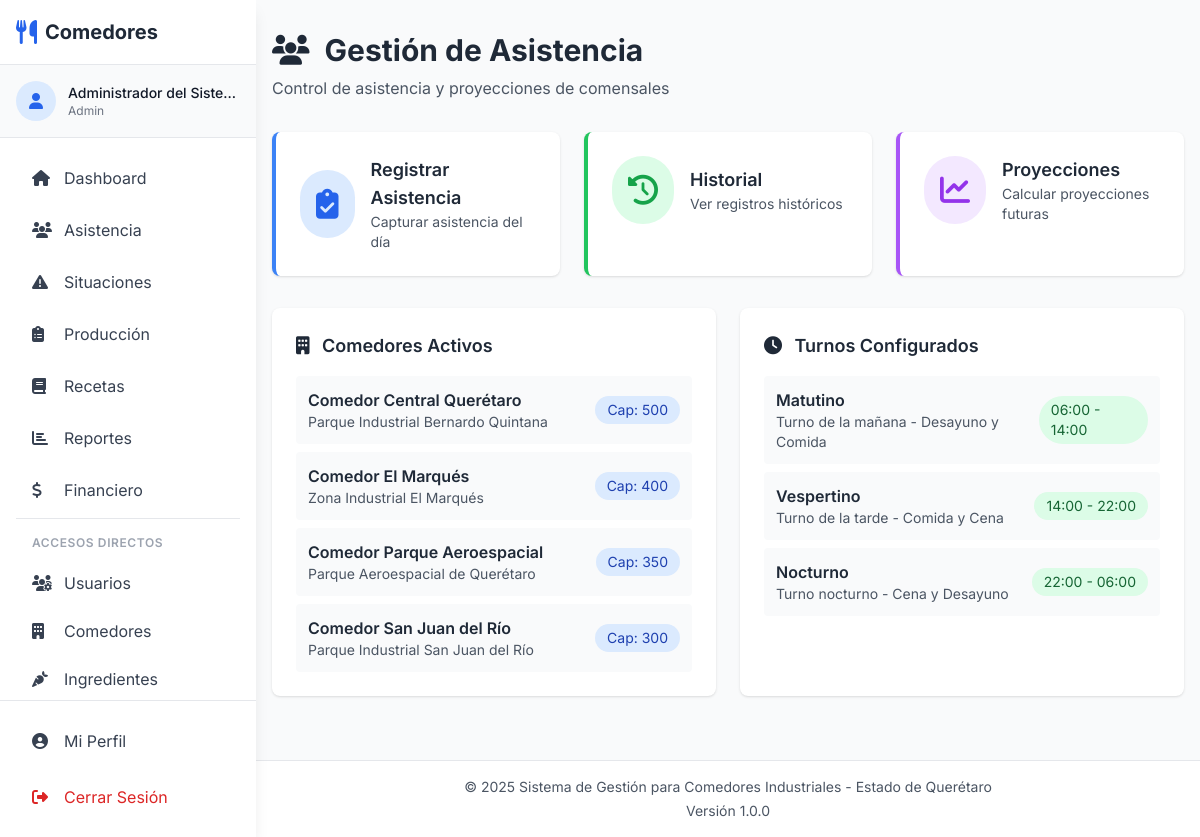
The app's page /attendance (signed in) with its own data.
### tables this page shows
CREATE TABLE IF NOT EXISTS comedores (
    id INT AUTO_INCREMENT PRIMARY KEY,
    nombre VARCHAR(100) NOT NULL,
    ubicacion VARCHAR(200) NOT NULL,
    ciudad VARCHAR(100) DEFAULT 'Querétaro',
    estado VARCHAR(50) DEFAULT 'Querétaro',
    capacidad_total INT NOT NULL,
    turnos_activos VARCHAR(100) DEFAULT 'matutino,vespertino,nocturno',
    activo TINYINT(1) DEFAULT 1,
    fecha_creacion TIMESTAMP DEFAULT CURRENT_TIMESTAMP,
    INDEX idx_ciudad (ciudad)
);

CREATE TABLE IF NOT EXISTS turnos (
    id INT AUTO_INCREMENT PRIMARY KEY,
    nombre VARCHAR(50) NOT NULL,
    hora_inicio TIME NOT NULL,
    hora_fin TIME NOT NULL,
    descripcion VARCHAR(200),
    activo TINYINT(1) DEFAULT 1
);

### config/Database.php (called while the page is built, shortened)
<?php
class Database {
    private static $instance = null;
    private $connection;
    private function __construct() {
        try {
            $dsn = "mysql:host=" . DB_HOST . ";dbname=" . DB_NAME . ";charset=" . DB_CHARSET;
            $this->connection = new PDO($dsn, DB_USER, DB_PASS);
            $this->connection->setAttribute(PDO::ATTR_ERRMODE, PDO::ERRMODE_EXCEPTION);
            $this->connection->setAttribute(PDO::ATTR_DEFAULT_FETCH_MODE, PDO::FETCH_ASSOC);
        } catch(PDOException $e) {
            die("Database Connection Error: " . $e->getMessage());
        }
    }
    public static function getInstance() {
        if (self::$instance === null) {
            self::$instance = new self();
        }
        return self::$instance;
    }
    public function getConnection() {
        return $this->connection;
    }
}

### app/controllers/AttendanceController.php (called while the page is built, shortened)
<?php
class AttendanceController extends Controller {
    public function index() {
        $stmt = $this->db->query("SELECT * FROM comedores WHERE activo = 1 ORDER BY nombre");
        $comedores = $stmt->fetchAll();
        $stmt = $this->db->query("SELECT * FROM turnos WHERE activo = 1 ORDER BY hora_inicio");
        $turnos = $stmt->fetchAll();
        $data = [
            'title' => 'Gestión de Asistencia',
            'comedores' => $comedores,
            'turnos' => $turnos
        ];
        $this->view('attendance/index', $data);
    }
}

### public/index.php (called while the page is built, shortened)
<?php
require_once APP_PATH . '/Router.php';
require_once APP_PATH . '/Controller.php';
$router = new Router();
$router->get('/', 'AuthController', 'index');
$router->get('/login', 'AuthController', 'login');
$router->post('/login', 'AuthController', 'doLogin');
$router->get('/logout', 'AuthController', 'logout');
$router->get('/forgot-password', 'AuthController', 'forgotPassword');
$router->post('/forgot-password', 'AuthController', 'sendPasswordReset');
$router->get('/reset-password', 'AuthController', 'resetPassword');
$router->post('/reset-password', 'AuthController', 'doResetPassword');
$router->get('/dashboard', 'DashboardController', 'index');
$router->get('/dashboard/stats', 'DashboardController', 'stats');
$router->get('/attendance', 'AttendanceController', 'index');
$router->get('/attendance/history', 'AttendanceController', 'history');
$router->get('/attendance/record', 'AttendanceController', 'recordForm');
$router->post('/attendance/record', 'AttendanceController', 'saveRecord');
$router->get('/attendance/projections', 'AttendanceController', 'projections');
$router->post('/attendance/calculate-projection', 'AttendanceController', 'calculateProjection');
$router->get('/situations', 'SituationsController', 'index');
$router->get('/situations/create', 'SituationsController', 'create');
$router->post('/situations/create', 'SituationsController', 'store');
$router->get('/situations/edit/:id', 'SituationsController', 'edit');
$router->post('/situations/update/:id', 'SituationsController', 'update');
$router->post('/situations/delete/:id', 'SituationsController', 'delete');
$router->get('/production', 'ProductionController', 'index');
$router->get('/production/create', 'ProductionController', 'create');
$router->post('/production/create', 'ProductionController', 'store');
$router->get('/production/view/:id', 'ProductionController', 'viewOrder');
$router->get('/production/edit/:id', 'ProductionController', 'edit');
$router->post('/production/update/:id', 'ProductionController', 'update');
$router->post('/production/calculate-ingredients', 'ProductionController', 'calculateIngredients');
$router->get('/production/print/:id', 'ProductionController', 'print');
$router->get('/recipes', 'RecipesController', 'index');
$router->get('/recipes/create', 'RecipesController', 'create');
$router->post('/recipes/create', 'RecipesController', 'store');
$router->get('/recipes/view/:id', 'RecipesController', 'viewRecipe');
$router->get('/recipes/edit/:id', 'RecipesController', 'edit');
$router->post('/recipes/update/:id', 'RecipesController', 'update');
$router->get('/reports', 'ReportsController', 'index');
$router->get('/reports/attendance', 'ReportsController', 'attendance');
$router->get('/reports/deviation', 'ReportsController', 'deviation');
$router->get('/reports/production', 'ReportsController', 'production');
$router->get('/reports/costs', 'ReportsController', 'costs');
$router->get('/reports/export-data', 'ReportsController', 'exportData');
$router->post('/reports/generate', 'ReportsController', 'generate');
$router->get('/reports/export/:type', 'ReportsController', 'export');
$router->get('/settings', 'SettingsController', 'index');
$router->post('/settings/update', 'SettingsController', 'update');
$router->get('/settings/users', 'SettingsController', 'users');
$router->post('/settings/users/create', 'SettingsController', 'createUser');
$router->get('/settings/users/get/:id', 'SettingsController', 'getUser');
$router->post('/settings/users/update', 'SettingsController', 'updateUser');
$router->post('/settings/users/delete', 'SettingsController', 'deleteUser');
$router->get('/settings/comedores', 'SettingsController', 'comedores');
$router->post('/settings/comedores/create', 'SettingsController', 'createComedor');
$router->get('/settings/comedores/get/:id', 'SettingsController', 'getComedor');
$router->post('/settings/comedores/update', 'SettingsController', 'updateComedor');
$router->post('/settings/comedores/delete', 'SettingsController', 'deleteComedor');
$router->get('/settings/ingredients', 'SettingsController', 'ingredients');
$router->post('/settings/ingredients/create', 'SettingsController', 'createIngredient');
$router->post('/settings/ingredients/update', 'SettingsController', 'updateIngredient');
$router->get('/settings/ingredients/get/:id', 'SettingsController', 'getIngredient');
$router->post('/settings/ingredients/toggle', 'SettingsController', 'toggleIngredient');
$router->post('/settings/ingredients/delete', 'SettingsController', 'deleteIngredient');
$router->get('/profile', 'ProfileController', 'index');
$router->get('/profile/change-password', 'ProfileController', 'changePassword');
$router->post('/profile/update-password', 'ProfileController', 'updatePassword');
$router->get('/financial', 'FinancialController', 'index');
$router->get('/financial/transactions', 'FinancialController', 'transactions');
$router->get('/financial/recent-movements', 'FinancialController', 'recentMovements');
$router->get('/financial/budgets', 'FinancialController', 'budgets');
$router->get('/financial/reports', 'FinancialController', 'reports');
$router->get('/financial/categories', 'FinancialController', 'categories');
$router->get('/financial/monthly-report', 'FinancialController', 'monthlyReport');
$router->get('/financial/account-statement', 'FinancialController', 'accountStatement');
$router->get('/financial/category-analysis', 'FinancialController', 'categoryAnalysis');
$router->post('/financial/transactions/create', 'FinancialController', 'createTransaction');
$router->post('/financial/budgets/create', 'FinancialController', 'createBudget');
$router->post('/financial/categories/create', 'FinancialController', 'createCategory');
$router->get('/financial/categories/get/:id', 'FinancialController', 'getCategory');
$router->post('/financial/categories/update', 'FinancialController', 'updateCategory');
$router->post('/financial/categories/toggle', 'FinancialController', 'toggleCategory');
$router->get('/suppliers', 'SuppliersController', 'index');
$router->post('/suppliers/create', 'SuppliersController', 'create');
$router->get('/suppliers/get/:id', 'SuppliersController', 'get');
$router->post('/suppliers/update', 'SuppliersController', 'update');
$router->post('/suppliers/toggle', 'SuppliersController', 'toggle');
$router->post('/suppliers/delete', 'SuppliersController', 'delete');
$router->post('/api/attendance/sync', 'ApiController', 'syncAttendance');
$router->post('/api/projections/get', 'ApiController', 'getProjections');
$router->post('/api/production/export', 'ApiController', 'exportProduction');
$router->get('/api/employees/sync', 'ApiController', 'syncEmployees');
$router->dispatch();

### app/views/attendance/index.php (the view)
<?php require_once APP_PATH . '/views/layouts/header.php'; ?>
<?php require_once APP_PATH . '/views/layouts/nav.php'; ?>
<div class="container mx-auto px-4 py-8">
    <div class="mb-8">
        <h1 class="text-3xl font-bold text-gray-800 mb-2">
            <i class="fas fa-users mr-2"></i> Gestión de Asistencia
        </h1>
        <p class="text-gray-600">Control de asistencia y proyecciones de comensales</p>
    </div>
    <div class="grid grid-cols-1 md:grid-cols-3 gap-6 mb-8">
        <a href="<?php echo Router::url('/attendance/record'); ?>" class="block bg-white rounded-lg shadow hover:shadow-lg transition p-6 border-l-4 border-blue-500">
            <div class="flex items-center">
                <div class="bg-blue-100 rounded-full p-4 mr-4">
                    <i class="fas fa-clipboard-check text-blue-600 text-3xl"></i>
                </div>
                <div>
                    <h3 class="text-lg font-semibold text-gray-800">Registrar Asistencia</h3>
                    <p class="text-sm text-gray-600">Capturar asistencia del día</p>
                </div>
            </div>
        </a>
        <a href="<?php echo Router::url('/attendance/history'); ?>" class="block bg-white rounded-lg shadow hover:shadow-lg transition p-6 border-l-4 border-green-500">
            <div class="flex items-center">
                <div class="bg-green-100 rounded-full p-4 mr-4">
                    <i class="fas fa-history text-green-600 text-3xl"></i>
                </div>
                <div>
                    <h3 class="text-lg font-semibold text-gray-800">Historial</h3>
                    <p class="text-sm text-gray-600">Ver registros históricos</p>
                </div>
            </div>
        </a>
        <a href="<?php echo Router::url('/attendance/projections'); ?>" class="block bg-white rounded-lg shadow hover:shadow-lg transition p-6 border-l-4 border-purple-500">
            <div class="flex items-center">
                <div class="bg-purple-100 rounded-full p-4 mr-4">
                    <i class="fas fa-chart-line text-purple-600 text-3xl"></i>
                </div>
                <div>
                    <h3 class="text-lg font-semibold text-gray-800">Proyecciones</h3>
                    <p class="text-sm text-gray-600">Calcular proyecciones futuras</p>
                </div>
            </div>
        </a>
    </div>
    <div class="grid grid-cols-1 md:grid-cols-2 gap-6">
        <div class="bg-white rounded-lg shadow p-6">
            <h3 class="text-lg font-semibold text-gray-800 mb-4">
                <i class="fas fa-building mr-2"></i> Comedores Activos
            </h3>
            <div class="space-y-2">
                <?php foreach ($comedores as $comedor): ?>
                <div class="flex items-center justify-between p-3 bg-gray-50 rounded">
                    <div>
                        <p class="font-semibold text-gray-800"><?php echo htmlspecialchars($comedor['nombre']); ?></p>
                        <p class="text-sm text-gray-600"><?php echo htmlspecialchars($comedor['ubicacion']); ?></p>
                    </div>
                    <span class="px-3 py-1 bg-blue-100 text-blue-800 rounded-full text-sm">
                        Cap: <?php echo $comedor['capacidad_total']; ?>
                    </span>
                </div>
                <?php endforeach; ?>
            </div>
        </div>
        <div class="bg-white rounded-lg shadow p-6">
            <h3 class="text-lg font-semibold text-gray-800 mb-4">
                <i class="fas fa-clock mr-2"></i> Turnos Configurados
            </h3>
            <div class="space-y-2">
                <?php foreach ($turnos as $turno): ?>
                <div class="flex items-center justify-between p-3 bg-gray-50 rounded">
                    <div>
                        <p class="font-semibold text-gray-800"><?php echo htmlspecialchars($turno['nombre']); ?></p>
                        <p class="text-sm text-gray-600"><?php echo htmlspecialchars($turno['descripcion']); ?></p>
                    </div>
                    <span class="px-3 py-1 bg-green-100 text-green-800 rounded-full text-sm">
                        <?php echo substr($turno['hora_inicio'], 0, 5); ?> - <?php echo substr($turno['hora_fin'], 0, 5); ?>
                    </span>
                </div>
                <?php endforeach; ?>
            </div>
        </div>
    </div>
</div>
<?php require_once APP_PATH . '/views/layouts/footer.php'; ?>

### app/Router.php (shortened to what this page needs)
<?php
class Router {
    private $routes = [];
    public function add($method, $path, $controller, $action) {
        $this->routes[] = [
            'method' => strtoupper($method),
            'path' => $path,
            'controller' => $controller,
            'action' => $action
        ];
    }
    public function dispatch() {
        $requestMethod = $_SERVER['REQUEST_METHOD'];
        $requestUri = $_SERVER['REQUEST_URI'];
        $requestUri = strtok($requestUri, '?');
        $scriptName = $_SERVER['SCRIPT_NAME'];
        $basePath = str_replace('/index.php', '', $scriptName);
        $requestPath = str_replace($basePath, '', $requestUri);
        foreach ($this->routes as $route) {
            if ($route['method'] === $requestMethod) {
                $pattern = $this->convertToRegex($route['path']);
                if (preg_match($pattern, $requestPath, $matches)) {
                    array_shift($matches);
                    $controllerName = $route['controller'];
                    $controllerFile = APP_PATH . '/controllers/' . $controllerName . '.php';
                    if (file_exists($controllerFile)) {
                        $controller = new $controllerName();
                        $action = $route['action'];
                        if (method_exists($controller, $action)) {
                            call_user_func_array([$controller, $action], $matches);
                            return;
                        } else {
                            $this->error404("Method $action not found in $controllerName");
                            return;
                        }
                    } else {
                        $this->error404("Controller file not found: $controllerFile");
                        return;
                    }
                }
            }
        }
    }
    private function convertToRegex($path) {
        $pattern = preg_replace('/\/:([^\/]+)/', '/([^/]+)', $path);
        return '#^' . $pattern . '$#';
    }
    public static function url($path = '') {
        return BASE_URL . $path;
    }
}

### app/views/layouts/header.php (style rules this page uses)
body { font-family: 'Inter', sans-serif; }

### records on screen
comedores: nombre "Comedor Central Querétaro", ubicacion "Parque Industrial Bernardo Quintana", capacidad_total "500"
comedores: nombre "Comedor El Marqués", ubicacion "Zona Industrial El Marqués", capacidad_total "400"
comedores: nombre "Comedor Parque Aeroespacial", ubicacion "Parque Aeroespacial de Querétaro", capacidad_total "350"
comedores: nombre "Comedor San Juan del Río", ubicacion "Parque Industrial San Juan del Río", capacidad_total "300"
turnos: nombre "Matutino", descripcion "Turno de la mañana - Desayuno y Comida", hora_inicio "06:00", hora_fin "14:00"
turnos: nombre "Vespertino", descripcion "Turno de la tarde - Comida y Cena", hora_inicio "14:00", hora_fin "22:00"
turnos: nombre "Nocturno", descripcion "Turno nocturno - Cena y Desayuno", hora_inicio "22:00", hora_fin "06:00"
